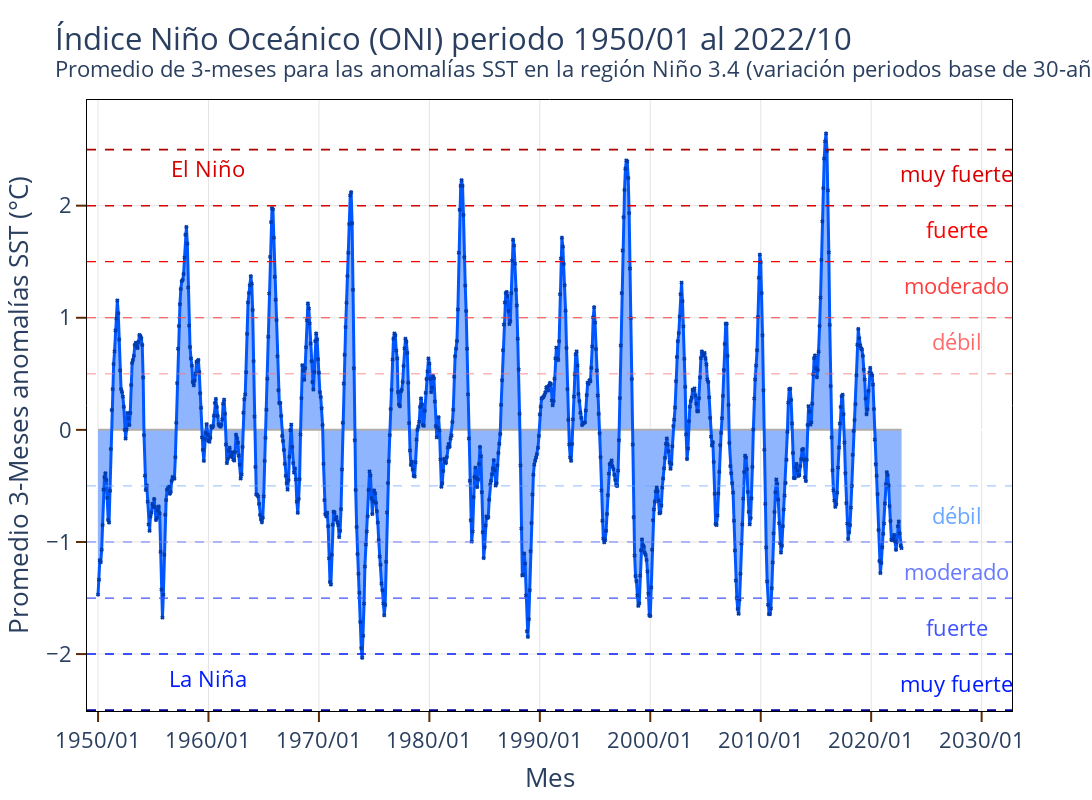

Write notebook code for a chart like this one.
### Code cell
fig = grafico_oni(pd_oni_test)
fig.write_image(DIR + 'figures/nino34/oni.png')
fig.show()

### Figure 1 — Plotly figure (JSON) as saved in the notebook; plotly's stock layout.template omitted (floating-point values rounded to 4 significant figures; data arrays with more than 128 entries replaced by an {"elided": "..."} marker saying what was removed)
{"data": [{"fill": "tozeroy", "fillcolor": "#F5FF8D", "line": {"color": "#B0ACAC", "width": 2}, "mode": "lines", "name": "NIÑO3.4 NARX entrenamiento", "showlegend": false, "type": "scatter", "x": {"elided": "874 str values"}, "y": {"elided": "874 int values"}}, {"fill": "tonexty", "fillcolor": "#8FB5FE", "line": {"color": "#0057FF", "width": 3}, "marker": {"color": "#003CAF", "line": {"color": "#003CAF", "width": 2}, "size": 3, "symbol": "x-thin"}, "mode": "lines+markers", "name": "NIÑO3.4 NARX entrenamiento", "showlegend": false, "type": "scatter", "x": {"elided": "874 str values"}, "y": {"elided": "874 float values"}}], "layout": {"annotations": [{"font": {"color": "#FF6C6C"}, "showarrow": false, "text": "débil", "x": "2027-10-01T00:00:00", "y": 0.7, "yshift": 10}, {"font": {"color": "#FF3F3F"}, "showarrow": false, "text": "moderado", "x": "2027-10-01T00:00:00", "y": 1.2, "yshift": 10}, {"font": {"color": "#FF0000"}, "showarrow": false, "text": "fuerte", "x": "2027-10-01T00:00:00", "y": 1.7, "yshift": 10}, {"font": {"color": "#D70000"}, "showarrow": false, "text": "muy fuerte", "x": "2027-10-01T00:00:00", "y": 2.2, "yshift": 10}, {"font": {"color": "#69A6FF"}, "showarrow": false, "text": "débil", "x": "2027-10-01T00:00:00", "y": -0.85, "yshift": 10}, {"font": {"color": "#6979FF"}, "showarrow": false, "text": "moderado", "x": "2027-10-01T00:00:00", "y": -1.35, "yshift": 10}, {"font": {"color": "#3F53FF"}, "showarrow": false, "text": "fuerte", "x": "2027-10-01T00:00:00", "y": -1.85, "yshift": 10}, {"font": {"color": "#001BFF"}, "showarrow": false, "text": "muy fuerte", "x": "2027-10-01T00:00:00", "y": -2.35, "yshift": 10}, {"font": {"color": "#D70000"}, "showarrow": false, "text": "El Niño", "x": "1960-01-01T00:00:00", "y": 2.2, "yshift": 15}, {"font": {"color": "#001BFF"}, "showarrow": false, "text": "La Niña", "x": "1960-01-01T00:00:00", "y": -2.35, "yshift": 15}], "font": {"size": 22}, "height": 800, "plot_bgcolor": "rgba(0,0,0,0)", "shapes": [{"line": {"color": "#FF6C6C", "dash": "dash", "width": 0.75}, "type": "line", "x0": 0, "x1": 1, "xref": "x domain", "y0": 0.5, "y1": 0.5, "yref": "y"}, {"line": {"color": "#FF3F3F", "dash": "dash", "width": 1}, "type": "line", "x0": 0, "x1": 1, "xref": "x domain", "y0": 1, "y1": 1, "yref": "y"}, {"line": {"color": "#FF0000", "dash": "dash", "width": 1.25}, "type": "line", "x0": 0, "x1": 1, "xref": "x domain", "y0": 1.5, "y1": 1.5, "yref": "y"}, {"line": {"color": "#D70000", "dash": "dash", "width": 1.5}, "type": "line", "x0": 0, "x1": 1, "xref": "x domain", "y0": 2, "y1": 2, "yref": "y"}, {"line": {"color": "#AD0000", "dash": "dash", "width": 1.75}, "type": "line", "x0": 0, "x1": 1, "xref": "x domain", "y0": 2.5, "y1": 2.5, "yref": "y"}, {"line": {"color": "#69A6FF", "dash": "dash", "width": 0.75}, "type": "line", "x0": 0, "x1": 1, "xref": "x domain", "y0": -0.5, "y1": -0.5, "yref": "y"}, {"line": {"color": "#6979FF", "dash": "dash", "width": 1}, "type": "line", "x0": 0, "x1": 1, "xref": "x domain", "y0": -1, "y1": -1, "yref": "y"}, {"line": {"color": "#3F53FF", "dash": "dash", "width": 1.25}, "type": "line", "x0": 0, "x1": 1, "xref": "x domain", "y0": -1.5, "y1": -1.5, "yref": "y"}, {"line": {"color": "#001BFF", "dash": "dash", "width": 1.5}, "type": "line", "x0": 0, "x1": 1, "xref": "x domain", "y0": -2, "y1": -2, "yref": "y"}, {"line": {"color": "#00059A", "dash": "dash", "width": 1.75}, "type": "line", "x0": 0, "x1": 1, "xref": "x domain", "y0": -2.5, "y1": -2.5, "yref": "y"}], "title": {"text": "\n                            Índice Niño Oceánico (ONI) periodo 1950/01 al 2022/10\n                            <br><sup>Promedio de 3-meses para las anomalías SST en la región Niño 3.4 (variación periodos base de 30-años)\n                            </sup>\n                            "}, "uniformtext": {"minsize": 8, "mode": "hide"}, "width": 1500, "xaxis": {"gridcolor": "#E4E4E4", "linecolor": "black", "linewidth": 1, "mirror": true, "range": ["1949-01-01T00:00:00", "2032-10-01T00:00:00"], "showline": true, "tickcolor": "#5C2B05", "tickformat": "%Y/%m", "ticklen": 10, "ticks": "outside", "tickwidth": 2, "title": {"text": "Mes"}}, "yaxis": {"gridcolor": "#E4E4E4", "linecolor": "black", "linewidth": 1, "mirror": true, "showline": true, "tickcolor": "#5C2B05", "ticklen": 10, "ticks": "outside", "tickwidth": 2, "title": {"text": "Promedio 3-Meses anomalías SST (°C)"}}}}
